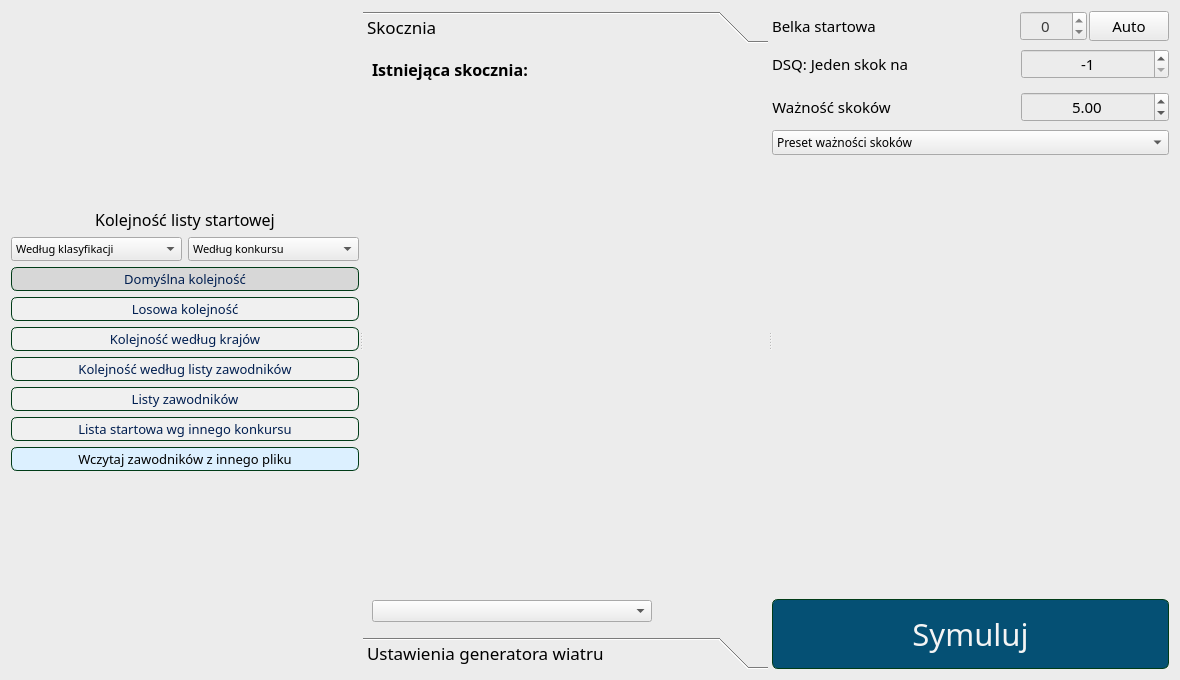
<?xml version="1.0" encoding="UTF-8"?>
<ui version="4.0">
 <class>SingleCompetitionConfigWindow</class>
 <widget class="QDialog" name="SingleCompetitionConfigWindow">
  <property name="geometry">
   <rect>
    <x>0</x>
    <y>0</y>
    <width>1180</width>
    <height>680</height>
   </rect>
  </property>
  <property name="windowTitle">
   <string>Konfiguracja pojedynczego konkursu</string>
  </property>
  <property name="styleSheet">
   <string notr="true">background-color: rgb(236, 236, 236);</string>
  </property>
  <layout class="QVBoxLayout" name="verticalLayout">
   <item>
    <widget class="QSplitter" name="splitter_configuration">
     <property name="orientation">
      <enum>Qt::Horizontal</enum>
     </property>
     <property name="childrenCollapsible">
      <bool>false</bool>
     </property>
     <widget class="QScrollArea" name="scrollArea_startList">
      <property name="frameShape">
       <enum>QFrame::NoFrame</enum>
      </property>
      <property name="widgetResizable">
       <bool>true</bool>
      </property>
      <widget class="QWidget" name="panel_startList">
       <property name="geometry">
        <rect>
         <x>0</x>
         <y>0</y>
         <width>260</width>
         <height>500</height>
        </rect>
       </property>
       <layout class="QVBoxLayout" name="verticalLayout_startListPanel">
       <property name="leftMargin">
        <number>0</number>
       </property>
       <property name="topMargin">
        <number>0</number>
       </property>
       <property name="rightMargin">
        <number>0</number>
       </property>
       <property name="bottomMargin">
        <number>0</number>
       </property>
       <item>
        <layout class="QVBoxLayout" name="verticalLayout_startList" stretch="0,0,0,0,0,0,0,0">
       <property name="sizeConstraint">
        <enum>QLayout::SetDefaultConstraint</enum>
       </property>
       <item>
        <layout class="QVBoxLayout" name="verticalLayout_5">
         <item>
          <widget class="QLabel" name="label_3">
           <property name="sizePolicy">
            <sizepolicy hsizetype="Preferred" vsizetype="Maximum">
             <horstretch>0</horstretch>
             <verstretch>0</verstretch>
            </sizepolicy>
           </property>
           <property name="font">
            <font>
             <family>Quicksand Medium</family>
             <pointsize>12</pointsize>
            </font>
           </property>
           <property name="styleSheet">
            <string notr="true">color: black;</string>
           </property>
           <property name="text">
            <string>Kolejność listy startowej</string>
           </property>
           <property name="alignment">
            <set>Qt::AlignCenter</set>
           </property>
          </widget>
         </item>
         <item>
          <layout class="QHBoxLayout" name="horizontalLayout_5">
           <property name="sizeConstraint">
            <enum>QLayout::SetMaximumSize</enum>
           </property>
           <item>
            <widget class="QComboBox" name="comboBox_classification">
             <property name="sizePolicy">
              <sizepolicy hsizetype="Preferred" vsizetype="Maximum">
               <horstretch>0</horstretch>
               <verstretch>0</verstretch>
              </sizepolicy>
             </property>
             <property name="font">
              <font>
               <family>Quicksand Medium</family>
               <pointsize>8</pointsize>
              </font>
             </property>
             <property name="styleSheet">
              <string notr="true">color: black;</string>
             </property>
             <item>
              <property name="text">
               <string>Według klasyfikacji</string>
              </property>
             </item>
            </widget>
           </item>
           <item>
            <widget class="QComboBox" name="comboBox_competition">
             <property name="sizePolicy">
              <sizepolicy hsizetype="Preferred" vsizetype="Maximum">
               <horstretch>0</horstretch>
               <verstretch>0</verstretch>
              </sizepolicy>
             </property>
             <property name="font">
              <font>
               <family>Quicksand Medium</family>
               <pointsize>8</pointsize>
              </font>
             </property>
             <property name="styleSheet">
              <string notr="true">color: black;</string>
             </property>
             <item>
              <property name="text">
               <string>Według konkursu</string>
              </property>
             </item>
            </widget>
           </item>
          </layout>
         </item>
        </layout>
       </item>
       <item>
        <widget class="QPushButton" name="pushButton_defaultStartListOrder">
         <property name="sizePolicy">
          <sizepolicy hsizetype="Preferred" vsizetype="Maximum">
           <horstretch>0</horstretch>
           <verstretch>0</verstretch>
          </sizepolicy>
         </property>
         <property name="font">
          <font>
           <family>Quicksand Medium</family>
           <pointsize>10</pointsize>
          </font>
         </property>
         <property name="styleSheet">
          <string notr="true">QPushButton{
border: 1px solid rgb(0, 59, 23);
border-radius: 6px;
color: rgb(0, 30, 80);
	background-color: rgb(215, 215, 215);
padding: 2px;
}
QPushButton:hover{
background-color: rgb(200, 200, 200);
}</string>
         </property>
         <property name="text">
          <string>Domyślna kolejność</string>
         </property>
        </widget>
       </item>
       <item>
        <widget class="QPushButton" name="pushButton_sortStartListRandomly">
         <property name="font">
          <font>
           <family>Quicksand Medium</family>
           <pointsize>10</pointsize>
          </font>
         </property>
         <property name="styleSheet">
          <string notr="true">QPushButton{
border: 1px solid rgb(0, 59, 23);
border-radius: 6px;
color: rgb(0, 30, 80);
	background-color: rgb(240, 240, 240);
padding: 2px;
}
QPushButton:hover{
background-color: rgb(210, 210, 210);
}</string>
         </property>
         <property name="text">
          <string>Losowa kolejność</string>
         </property>
        </widget>
       </item>
       <item>
        <widget class="QPushButton" name="pushButton_sortStartListByCountries">
         <property name="font">
          <font>
           <family>Quicksand Medium</family>
           <pointsize>10</pointsize>
          </font>
         </property>
         <property name="styleSheet">
          <string notr="true">QPushButton{
border: 1px solid rgb(0, 59, 23);
border-radius: 6px;
color: rgb(0, 30, 80);
	background-color: rgb(240, 240, 240);
padding: 2px;
}
QPushButton:hover{
background-color: rgb(210, 210, 210);
}</string>
         </property>
         <property name="text">
          <string>Kolejność według krajów</string>
         </property>
        </widget>
       </item>
       <item>
        <widget class="QPushButton" name="pushButton_orderByJumpersList">
         <property name="font">
          <font>
           <family>Quicksand Medium</family>
           <pointsize>10</pointsize>
          </font>
         </property>
         <property name="styleSheet">
          <string notr="true">QPushButton{
border: 1px solid rgb(0, 59, 23);
border-radius: 6px;
color: rgb(0, 30, 80);
	background-color: rgb(240, 240, 240);
padding: 2px;
}
QPushButton:hover{
background-color: rgb(210, 210, 210);
}</string>
         </property>
         <property name="text">
          <string>Kolejność według listy zawodników</string>
         </property>
        </widget>
       </item>
       <item>
        <widget class="QPushButton" name="pushButton_jumpersLists">
         <property name="sizePolicy">
          <sizepolicy hsizetype="Minimum" vsizetype="Fixed">
           <horstretch>0</horstretch>
           <verstretch>0</verstretch>
          </sizepolicy>
         </property>
         <property name="font">
          <font>
           <family>Quicksand Medium</family>
           <pointsize>10</pointsize>
          </font>
         </property>
         <property name="styleSheet">
          <string notr="true">QPushButton{
border: 1px solid rgb(0, 59, 23);
border-radius: 6px;
color: rgb(0, 30, 80);
	background-color: rgb(240, 240, 240);
padding: 2px;
}
QPushButton:hover{
background-color: rgb(210, 210, 210);
}</string>
         </property>
         <property name="text">
          <string>Listy zawodników</string>
         </property>
        </widget>
       </item>
       <item>
        <widget class="QPushButton" name="pushButton_byOtherComp">
         <property name="font">
          <font>
           <family>Quicksand Medium</family>
           <pointsize>10</pointsize>
          </font>
         </property>
         <property name="styleSheet">
          <string notr="true">QPushButton{
border: 1px solid rgb(0, 59, 23);
border-radius: 6px;
color: rgb(0, 30, 80);
	background-color: rgb(240, 240, 240);
padding: 2px;
}
QPushButton:hover{
background-color: rgb(210, 210, 210);
}</string>
         </property>
         <property name="text">
          <string>Lista startowa wg innego konkursu</string>
         </property>
        </widget>
       </item>
       <item>
        <widget class="QPushButton" name="pushButton_loadJumpers">
         <property name="sizePolicy">
          <sizepolicy hsizetype="Minimum" vsizetype="Fixed">
           <horstretch>0</horstretch>
           <verstretch>0</verstretch>
          </sizepolicy>
         </property>
         <property name="maximumSize">
          <size>
           <width>16777215</width>
           <height>16777215</height>
          </size>
         </property>
         <property name="font">
          <font>
           <family>Quicksand Medium</family>
           <pointsize>10</pointsize>
          </font>
         </property>
         <property name="styleSheet">
          <string notr="true">QPushButton{
color: black;
 background-color: rgb(220, 240, 255); 
border: 1px solid rgb(0, 59, 23);
border-radius: 6px;
 padding: 2px;
} 
QPushButton:hover
{
background-color: rgb(200, 220, 255);
}</string>
         </property>
         <property name="text">
          <string>Wczytaj zawodników z innego pliku</string>
         </property>
        </widget>
       </item>
        </layout>
       </item>
       </layout>
      </widget>
     </widget>
     <widget class="QScrollArea" name="scrollArea_editor">
      <property name="frameShape">
       <enum>QFrame::NoFrame</enum>
      </property>
      <property name="widgetResizable">
       <bool>true</bool>
      </property>
      <widget class="QWidget" name="panel_editor">
       <property name="geometry">
        <rect>
         <x>0</x>
         <y>0</y>
         <width>640</width>
         <height>500</height>
        </rect>
       </property>
       <layout class="QVBoxLayout" name="verticalLayout_editorPanel">
        <property name="leftMargin">
         <number>0</number>
        </property>
        <property name="topMargin">
         <number>0</number>
        </property>
        <property name="rightMargin">
         <number>0</number>
        </property>
        <property name="bottomMargin">
         <number>0</number>
        </property>
        <item>
         <widget class="QToolBox" name="toolBox">
       <property name="sizePolicy">
        <sizepolicy hsizetype="Expanding" vsizetype="Expanding">
         <horstretch>0</horstretch>
         <verstretch>0</verstretch>
        </sizepolicy>
       </property>
       <property name="font">
        <font>
         <family>Quicksand Medium</family>
         <pointsize>13</pointsize>
        </font>
       </property>
       <property name="styleSheet">
        <string notr="true">color: black;</string>
       </property>
       <property name="currentIndex">
        <number>0</number>
       </property>
       <widget class="QWidget" name="page">
        <property name="geometry">
         <rect>
          <x>0</x>
          <y>0</y>
          <width>665</width>
          <height>798</height>
         </rect>
        </property>
        <attribute name="label">
         <string>Skocznia</string>
        </attribute>
        <layout class="QVBoxLayout" name="verticalLayout_4">
         <item>
          <layout class="QVBoxLayout" name="verticalLayout_hillEditorWidget" stretch="0">
           <item>
            <layout class="QVBoxLayout" name="verticalLayout_2">
             <item>
              <widget class="QLabel" name="label_2">
               <property name="font">
                <font>
                 <family>Quicksand Medium</family>
                 <pointsize>12</pointsize>
                 <bold>true</bold>
                </font>
               </property>
               <property name="styleSheet">
                <string notr="true">color: black;</string>
               </property>
               <property name="text">
                <string>Istniejąca skocznia:</string>
               </property>
              </widget>
             </item>
             <item>
              <spacer name="verticalSpacer_2">
               <property name="orientation">
                <enum>Qt::Vertical</enum>
               </property>
               <property name="sizeHint" stdset="0">
                <size>
                 <width>20</width>
                 <height>40</height>
                </size>
               </property>
              </spacer>
             </item>
             <item>
              <widget class="QComboBox" name="comboBox_existingHill">
               <property name="minimumSize">
                <size>
                 <width>280</width>
                 <height>0</height>
                </size>
               </property>
               <property name="maximumSize">
                <size>
                 <width>280</width>
                 <height>16777215</height>
                </size>
               </property>
               <property name="styleSheet">
                <string notr="true">QComboBox{
color: black;
}</string>
               </property>
               <property name="maxVisibleItems">
                <number>25</number>
               </property>
              </widget>
             </item>
            </layout>
           </item>
          </layout>
         </item>
        </layout>
       </widget>
       <widget class="QWidget" name="page_2">
        <property name="geometry">
         <rect>
          <x>0</x>
          <y>0</y>
          <width>665</width>
          <height>798</height>
         </rect>
        </property>
        <attribute name="label">
         <string>Ustawienia generatora wiatru</string>
        </attribute>
       </widget>
         </widget>
        </item>
       </layout>
      </widget>
     </widget>
     <widget class="QWidget" name="panel_competitionOptions">
      <layout class="QVBoxLayout" name="verticalLayout_competitionOptionsPanel">
       <property name="leftMargin">
        <number>0</number>
       </property>
       <property name="topMargin">
        <number>0</number>
       </property>
       <property name="rightMargin">
        <number>0</number>
       </property>
       <property name="bottomMargin">
        <number>0</number>
       </property>
       <item>
        <layout class="QVBoxLayout" name="verticalLayout_competitionOptions">
       <property name="spacing">
        <number>8</number>
       </property>
       <item>
        <layout class="QHBoxLayout" name="horizontalLayout_2">
         <property name="spacing">
          <number>2</number>
         </property>
         <item>
          <widget class="QLabel" name="label">
           <property name="font">
            <font>
             <family>Quicksand Medium</family>
             <pointsize>11</pointsize>
             <bold>false</bold>
            </font>
           </property>
           <property name="styleSheet">
            <string notr="true">color: black;</string>
           </property>
           <property name="text">
            <string>Belka startowa</string>
           </property>
           <property name="wordWrap">
            <bool>true</bool>
           </property>
          </widget>
         </item>
         <item>
          <spacer name="horizontalSpacer_4">
           <property name="orientation">
            <enum>Qt::Horizontal</enum>
           </property>
           <property name="sizeHint" stdset="0">
            <size>
             <width>0</width>
             <height>0</height>
            </size>
           </property>
          </spacer>
         </item>
         <item>
          <widget class="QSpinBox" name="spinBox_startGate">
           <property name="sizePolicy">
            <sizepolicy hsizetype="Maximum" vsizetype="Fixed">
             <horstretch>0</horstretch>
             <verstretch>0</verstretch>
            </sizepolicy>
           </property>
           <property name="font">
            <font>
             <family>Quicksand Medium</family>
             <pointsize>11</pointsize>
            </font>
           </property>
           <property name="styleSheet">
            <string notr="true">color: rgb(60, 60, 60);</string>
           </property>
           <property name="alignment">
            <set>Qt::AlignCenter</set>
           </property>
           <property name="minimum">
            <number>-1000</number>
           </property>
           <property name="maximum">
            <number>1000</number>
           </property>
          </widget>
         </item>
         <item>
          <widget class="QPushButton" name="pushButton_autoGate">
           <property name="font">
            <font>
             <family>Quicksand Medium</family>
             <pointsize>11</pointsize>
            </font>
           </property>
           <property name="styleSheet">
            <string notr="true">color:black;</string>
           </property>
           <property name="text">
            <string>Auto</string>
           </property>
          </widget>
         </item>
        </layout>
       </item>
       <item>
        <layout class="QHBoxLayout" name="horizontalLayout_4">
         <item>
          <widget class="QLabel" name="label_5">
           <property name="font">
            <font>
             <family>Quicksand Medium</family>
             <pointsize>11</pointsize>
             <bold>false</bold>
            </font>
           </property>
           <property name="styleSheet">
            <string notr="true">color: black;</string>
           </property>
           <property name="text">
            <string>DSQ: Jeden skok na</string>
           </property>
          </widget>
         </item>
         <item>
          <spacer name="horizontalSpacer_3">
           <property name="orientation">
            <enum>Qt::Horizontal</enum>
           </property>
           <property name="sizeHint" stdset="0">
            <size>
             <width>0</width>
             <height>0</height>
            </size>
           </property>
          </spacer>
         </item>
         <item>
          <widget class="QSpinBox" name="spinBox_dsqProbability">
           <property name="sizePolicy">
            <sizepolicy hsizetype="Maximum" vsizetype="Maximum">
             <horstretch>0</horstretch>
             <verstretch>0</verstretch>
            </sizepolicy>
           </property>
           <property name="minimumSize">
            <size>
             <width>148</width>
             <height>0</height>
            </size>
           </property>
           <property name="maximumSize">
            <size>
             <width>148</width>
             <height>16777215</height>
            </size>
           </property>
           <property name="font">
            <font>
             <family>Quicksand Medium</family>
             <pointsize>11</pointsize>
            </font>
           </property>
           <property name="styleSheet">
            <string notr="true">color: black;</string>
           </property>
           <property name="alignment">
            <set>Qt::AlignCenter</set>
           </property>
           <property name="minimum">
            <number>-1</number>
           </property>
           <property name="maximum">
            <number>10000000</number>
           </property>
           <property name="value">
            <number>-1</number>
           </property>
          </widget>
         </item>
        </layout>
       </item>
       <item>
        <spacer name="verticalSpacer_3">
         <property name="orientation">
          <enum>Qt::Vertical</enum>
         </property>
         <property name="sizeType">
          <enum>QSizePolicy::Maximum</enum>
         </property>
         <property name="sizeHint" stdset="0">
          <size>
           <width>20</width>
           <height>5</height>
          </size>
         </property>
        </spacer>
       </item>
       <item>
        <layout class="QHBoxLayout" name="horizontalLayout_3">
         <item>
          <widget class="QLabel" name="label_jumpsImportance">
           <property name="font">
            <font>
             <family>Quicksand Medium</family>
             <pointsize>11</pointsize>
            </font>
           </property>
           <property name="styleSheet">
            <string notr="true">color: black;</string>
           </property>
           <property name="text">
            <string>Ważność skoków</string>
           </property>
           <property name="alignment">
            <set>Qt::AlignCenter</set>
           </property>
          </widget>
         </item>
         <item>
          <spacer name="horizontalSpacer">
           <property name="orientation">
            <enum>Qt::Horizontal</enum>
           </property>
           <property name="sizeType">
            <enum>QSizePolicy::Expanding</enum>
           </property>
           <property name="sizeHint" stdset="0">
            <size>
             <width>0</width>
             <height>0</height>
            </size>
           </property>
          </spacer>
         </item>
         <item>
          <widget class="QDoubleSpinBox" name="doubleSpinBox_jumpsImportance">
           <property name="minimumSize">
            <size>
             <width>148</width>
             <height>0</height>
            </size>
           </property>
           <property name="maximumSize">
            <size>
             <width>148</width>
             <height>16777215</height>
            </size>
           </property>
           <property name="font">
            <font>
             <family>Quicksand Medium</family>
             <pointsize>11</pointsize>
            </font>
           </property>
           <property name="styleSheet">
            <string notr="true">color: black;</string>
           </property>
           <property name="alignment">
            <set>Qt::AlignCenter</set>
           </property>
           <property name="maximum">
            <double>10.000000000000000</double>
           </property>
           <property name="value">
            <double>5.000000000000000</double>
           </property>
          </widget>
         </item>
        </layout>
       </item>
       <item>
        <widget class="QComboBox" name="comboBox_jumpsImportancePreset">
         <property name="font">
          <font>
           <family>Quicksand Medium</family>
           <pointsize>9</pointsize>
          </font>
         </property>
         <property name="styleSheet">
          <string notr="true">color: black;</string>
         </property>
         <item>
          <property name="text">
           <string>Preset ważności skoków</string>
          </property>
         </item>
        </widget>
       </item>
       <item>
        <spacer name="verticalSpacer">
         <property name="orientation">
          <enum>Qt::Vertical</enum>
         </property>
         <property name="sizeHint" stdset="0">
          <size>
           <width>20</width>
           <height>40</height>
          </size>
         </property>
        </spacer>
       </item>
       <item>
        <widget class="QPushButton" name="pushButton_submit">
         <property name="sizePolicy">
          <sizepolicy hsizetype="Minimum" vsizetype="Minimum">
           <horstretch>0</horstretch>
           <verstretch>0</verstretch>
          </sizepolicy>
         </property>
         <property name="minimumSize">
          <size>
           <width>250</width>
           <height>70</height>
          </size>
         </property>
         <property name="font">
          <font>
           <family>Quicksand Medium</family>
           <pointsize>23</pointsize>
          </font>
         </property>
         <property name="focusPolicy">
          <enum>Qt::StrongFocus</enum>
         </property>
         <property name="styleSheet">
          <string notr="true">QPushButton{
border: 1px solid rgb(0, 59, 23);
border-radius: 6px;
color: rgb(244, 244, 244);
background-color:  rgb(5, 80, 116);
}
QPushButton:hover{
background-color: rgb(30, 110, 146);
}</string>
         </property>
         <property name="text">
          <string>Symuluj</string>
         </property>
        </widget>
       </item>
        </layout>
       </item>
      </layout>
     </widget>
    </widget>
   </item>
  </layout>
 </widget>
 <resources/>
 <connections/>
</ui>
